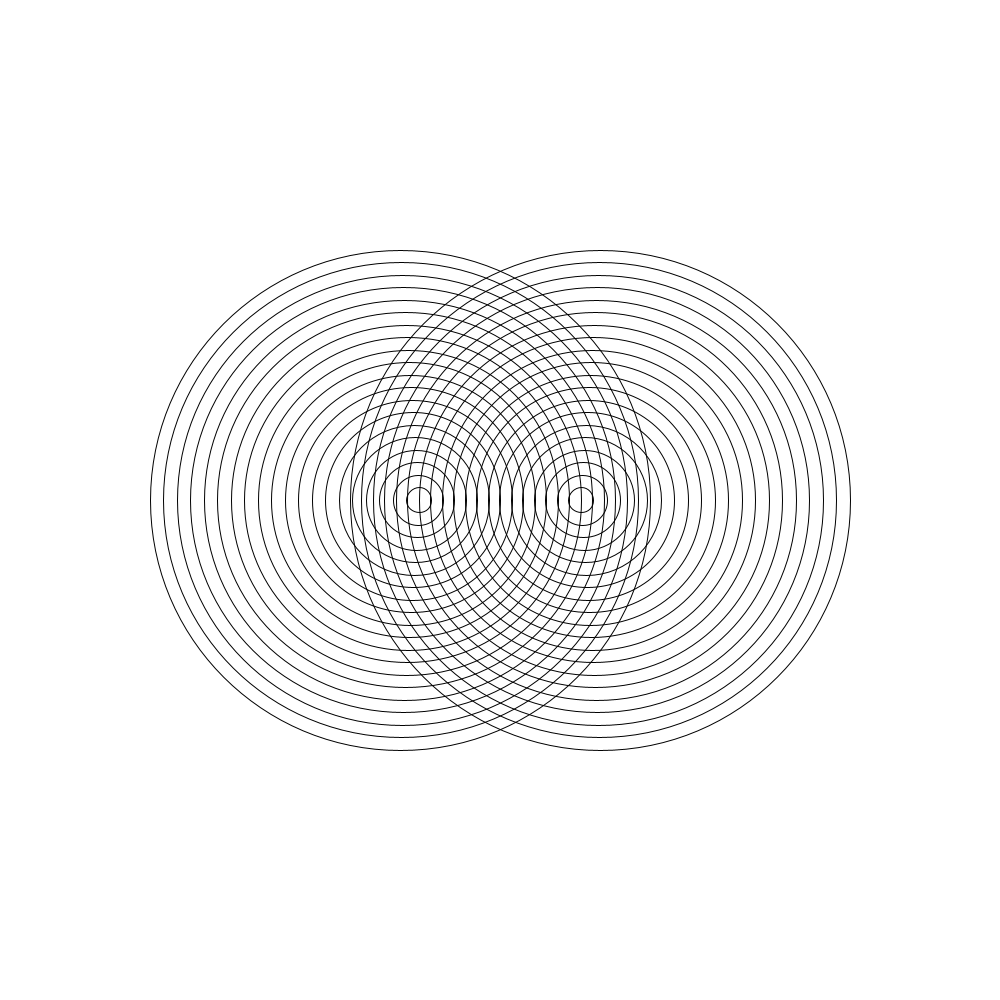
Frame 1 (no input)
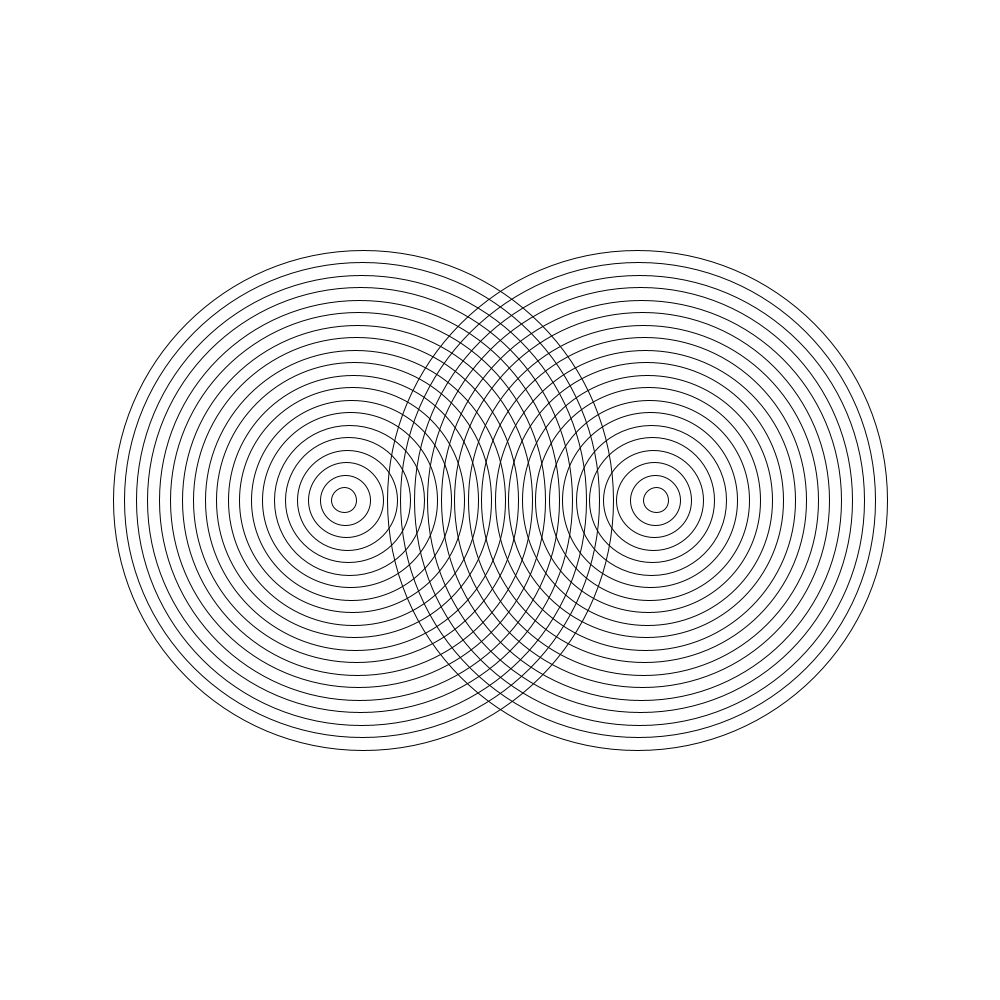
Frame 60 (the mouse pressed at the canvas centre just before this capture)
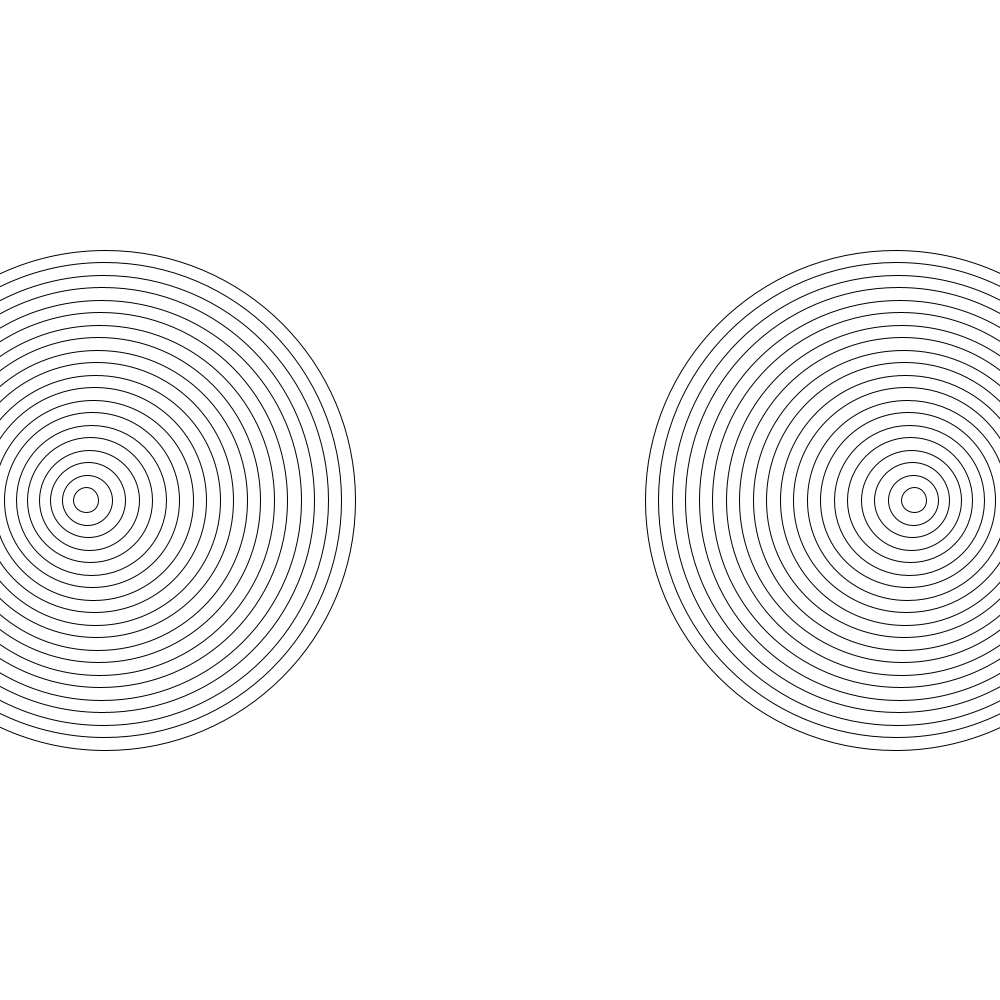
Frame 120 (the mouse held since frame 60 and released just before this capture)

The Processing sketch that drew these frames (run headless with seeded random() and noise(); from frame 60 on, the mouse is pressed at the canvas centre):

// Processing sketch: amazingringss
// ── amazingringss.pde
int x = 400;
int y = 500;
int a = 600;
int b = 1;

void setup(){
  size(1000, 1000);
  
}
void draw(){
  background(255);
  for(int i = 20;i>=0;i--){
    noFill();
    ellipse(x, y, i*25, i*25);
    x = x + b;
    ellipse(a, 500, i*25, i*25);
    a= a - b;
    if(x>1000){
      b = -b;
    }
    else if(x<0){
      b= -b;
    }
    
    else if(a<0){
      b = -b;
    }
    else if(a>1000){
      b = -b;
    }
    
  }
}
